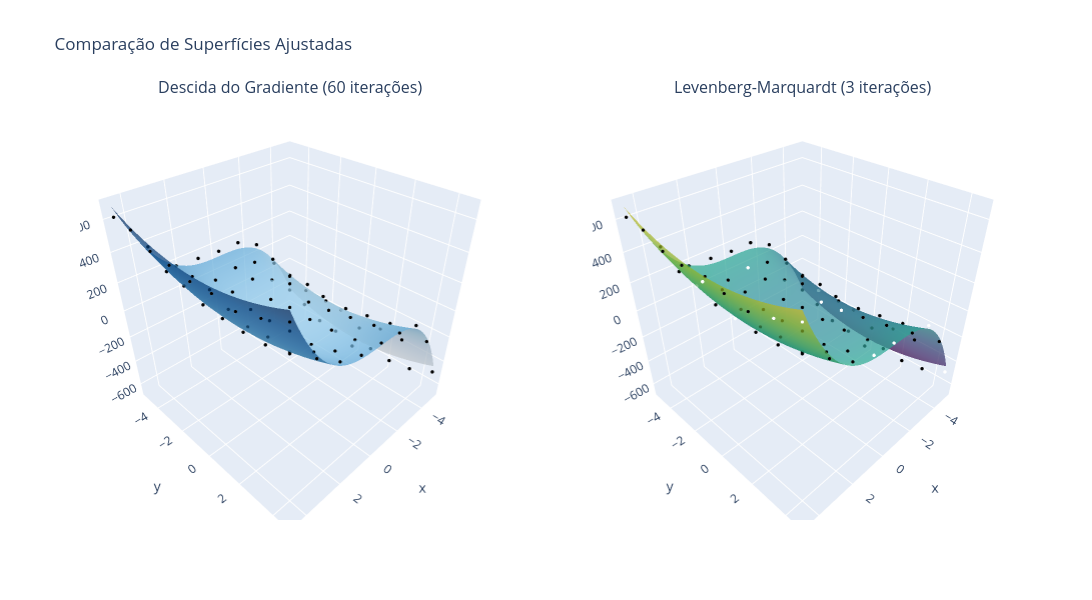

Notebook code cell kept with this figure:
### Markdown cell above
# 2. Comparação dos métodos

### Code cell
def J_RMSE(theta, F_bar, z):
    return np.sqrt(J_MSE(theta, F_bar, z))

def gradiente_J_RMSE(theta, F_bar, z):
    rmse = J_RMSE(theta, F_bar, z)
    if rmse == 0:
        return np.zeros_like(theta)
    return gradiente_J_MSE(theta, F_bar, z) / (2 * rmse)

def r2_score(y_true, y_pred):
    ss_res = np.sum((y_true - y_pred) ** 2)
    ss_tot = np.sum((y_true - np.mean(y_true)) ** 2)
    return 1 - (ss_res / ss_tot)


def descida_gradiente(J, gradiente_J, alpha, x0, args=(), max_iter=10000, tol=1e-8):
    x = np.array(x0, dtype=float)
    x_hist, hist = [], []
    
    Jx = J(x, *args)
    hist.append(f"Iteração 0 : x = {x} -> J(x) = {Jx:.6f}\n")
    x_hist.append(x.copy())
    
    for i in range(max_iter):
        grad = gradiente_J(x, *args)
        xi = x - (alpha * grad)
        
        Jxi = J(xi, *args)
        Jx = J(x, *args)
        
        if np.linalg.norm(xi - x) <= tol or abs(Jxi - Jx) <= tol:
            hist.append(f"Iteração {i + 1} : x = {xi} -> J(x) = {Jxi:.6f} [Convergiu]\n")
            x_hist.append(xi.copy())
            return xi, hist, x_hist
            
        x = xi
        hist.append(f"Iteração {i + 1} : x = {x} -> J(x) = {Jxi:.6f}\n")
        x_hist.append(x.copy())
        
    return x, hist, x_hist

x0 = [0.0, 0.0, 0.0]
alpha_gd = 0.05 

theta_gd, hist_gd, x_hist_gd = descida_gradiente( J_RMSE, gradiente_J_RMSE, alpha_gd, x0, args=(F_zscore, z))

theta_lm, hist_lm, x_hist_lm = levenberg_marquardt(F_zscore, z, x0, alpha0=1e-3)

z_pred_gd = zscore_desnormaliza(modelo(theta_gd, F_zscore), z_mean, z_std)
z_pred_lm = zscore_desnormaliza(modelo(theta_lm, F_zscore), z_mean, z_std)

r2_gd = r2_score(z_raw, z_pred_gd)
r2_lm = r2_score(z_raw, z_pred_lm)

iters_gd = len(x_hist_gd) - 1
iters_lm = len(x_hist_lm) - 1

print("=" * 60)
print(f"{'Método':<22} {'Iterações':>10} {'R² (escala real)':>18}")
print("-" * 60)
print(f"{'Descida do Gradiente':<22} {iters_gd:>10d} {r2_gd:>18.5f}")
print(f"{'Levenberg-Marquardt':<22} {iters_lm:>10d} {r2_lm:>18.5f}")
print("=" * 60)

grid_x = np.linspace(x_raw.min(), x_raw.max(), 40)
grid_y = np.linspace(y_raw.min(), y_raw.max(), 40)
Gx, Gy = np.meshgrid(grid_x, grid_y)

Gx_zscore = (Gx - x_mean) / x_std
Gy_zscore = (Gy - y_mean) / y_std
F_bar_grid = construir_F_bar(Gx_zscore.ravel(), Gy_zscore.ravel())

Gz_gd = zscore_desnormaliza(modelo(theta_gd, F_bar_grid), z_mean, z_std).reshape(Gx.shape)
Gz_lm = zscore_desnormaliza(modelo(theta_lm, F_bar_grid), z_mean, z_std).reshape(Gx.shape)

fig = make_subplots(rows=1, cols=2, specs=[[{'type': 'scene'}, {'type': 'scene'}]], subplot_titles=(f"Descida do Gradiente ({iters_gd} iterações)", f"Levenberg-Marquardt ({iters_lm} iterações)"))

fig.add_trace(go.Scatter3d(x=x_raw, y=y_raw, z=z_raw, mode="markers", marker=dict(size=2, color="black"), showlegend=False), row=1, col=1)
fig.add_trace(go.Surface(x=Gx, y=Gy, z=Gz_gd, opacity=0.7, colorscale="Blues", showscale=False), row=1, col=1)

fig.add_trace(go.Scatter3d(x=x_raw, y=y_raw, z=z_raw, mode="markers", marker=dict(size=2, color="black"), showlegend=False), row=1, col=2)
fig.add_trace(go.Surface(x=Gx, y=Gy, z=Gz_lm, opacity=0.7, colorscale="Viridis", showscale=False),row=1, col=2)

fig.update_layout(title="Comparação de Superfícies Ajustadas", height=600, width=1100)

fig.show()

### Figure 1 — Plotly figure (JSON) as saved in the notebook; plotly's stock layout.template omitted (floating-point values rounded to 4 significant figures; data arrays with more than 128 entries replaced by an {"elided": "..."} marker saying what was removed)
{"data": [{"marker": {"color": "black", "size": 2}, "mode": "markers", "scene": "scene", "showlegend": false, "type": "scatter3d", "x": [-5.0, -5.0, -5.0, -5.0, -5.0, -5.0, -5.0, -5.0, -5.0, -3.8, -3.8, -3.8, -3.8, -3.8, -3.8, -3.8, -3.8, -3.8, -2.6, -2.6, -2.6, -2.6, -2.6, -2.6, -2.6, -2.6, -2.6, -1.4, -1.4, -1.4, -1.4, -1.4, -1.4, -1.4, -1.4, -1.4, -0.2, -0.2, -0.2, -0.2, -0.2, -0.2, -0.2, -0.2, -0.2, 1.0, 1.0, 1.0, 1.0, 1.0, 1.0, 1.0, 1.0, 1.0, 2.2, 2.2, 2.2, 2.2, 2.2, 2.2, 2.2, 2.2, 2.2, 3.4, 3.4, 3.4, 3.4, 3.4, 3.4, 3.4, 3.4, 3.4, 4.6, 4.6, 4.6, 4.6, 4.6, 4.6, 4.6, 4.6, 4.6], "y": [-5.0, -3.8, -2.6, -1.4, -0.2, 1.0, 2.2, 3.4, 4.6, -5.0, -3.8, -2.6, -1.4, -0.2, 1.0, 2.2, 3.4, 4.6, -5.0, -3.8, -2.6, -1.4, -0.2, 1.0, 2.2, 3.4, 4.6, -5.0, -3.8, -2.6, -1.4, -0.2, 1.0, 2.2, 3.4, 4.6, -5.0, -3.8, -2.6, -1.4, -0.2, 1.0, 2.2, 3.4, 4.6, -5.0, -3.8, -2.6, -1.4, -0.2, 1.0, 2.2, 3.4, 4.6, -5.0, -3.8, -2.6, -1.4, -0.2, 1.0, 2.2, 3.4, 4.6, -5.0, -3.8, -2.6, -1.4, -0.2, 1.0, 2.2, 3.4, 4.6, -5.0, -3.8, -2.6, -1.4, -0.2, 1.0, 2.2, 3.4, 4.6], "z": [-459.0, -520.4, -593.0, -606.8, -657.4, -586.1, -598.5, -569.7, -493.1, -142.9, -178.1, -235.0, -209.0, -241.4, -308.3, -226.5, -223.0, -142.5, 75.41, 23.71, -42.78, -34.59, -87.26, -65.33, -35.55, -6.816, 66.7, 152.7, 67.24, 0.7325, 45.21, -15.57, 4.347, 36.58, 67.91, 105.1, 150.6, 94.1, 80.1, 4.504, 25.89, 22.13, 34.32, 58.18, 131.2, 163.3, 72.25, 59.4, 10.31, 13.36, 27.72, 25.95, 78.59, 149.0, 176.5, 170.6, 152.3, 94.19, 57.16, 77.81, 71.56, 170.2, 209.0, 372.3, 275.6, 253.5, 207.1, 200.5, 201.1, 215.0, 257.7, 329.3, 612.7, 595.5, 534.9, 522.4, 502.3, 512.6, 496.1, 545.6, 614.7]}, {"colorscale": [[0, "rgb(247,251,255)"], [0.125, "rgb(222,235,247)"], [0.25, "rgb(198,219,239)"], [0.375, "rgb(158,202,225)"], [0.5, "rgb(107,174,214)"], [0.625, "rgb(66,146,198)"], [0.75, "rgb(33,113,181)"], [0.875, "rgb(8,81,156)"], [1, "rgb(8,48,107)"]], "opacity": 0.7, "scene": "scene", "showscale": false, "type": "surface", "x": {"elided": "40x40 float values"}, "y": {"elided": "40x40 float values"}, "z": {"elided": "40x40 float values"}}, {"marker": {"color": "black", "size": 2}, "mode": "markers", "scene": "scene2", "showlegend": false, "type": "scatter3d", "x": [-5.0, -5.0, -5.0, -5.0, -5.0, -5.0, -5.0, -5.0, -5.0, -3.8, -3.8, -3.8, -3.8, -3.8, -3.8, -3.8, -3.8, -3.8, -2.6, -2.6, -2.6, -2.6, -2.6, -2.6, -2.6, -2.6, -2.6, -1.4, -1.4, -1.4, -1.4, -1.4, -1.4, -1.4, -1.4, -1.4, -0.2, -0.2, -0.2, -0.2, -0.2, -0.2, -0.2, -0.2, -0.2, 1.0, 1.0, 1.0, 1.0, 1.0, 1.0, 1.0, 1.0, 1.0, 2.2, 2.2, 2.2, 2.2, 2.2, 2.2, 2.2, 2.2, 2.2, 3.4, 3.4, 3.4, 3.4, 3.4, 3.4, 3.4, 3.4, 3.4, 4.6, 4.6, 4.6, 4.6, 4.6, 4.6, 4.6, 4.6, 4.6], "y": [-5.0, -3.8, -2.6, -1.4, -0.2, 1.0, 2.2, 3.4, 4.6, -5.0, -3.8, -2.6, -1.4, -0.2, 1.0, 2.2, 3.4, 4.6, -5.0, -3.8, -2.6, -1.4, -0.2, 1.0, 2.2, 3.4, 4.6, -5.0, -3.8, -2.6, -1.4, -0.2, 1.0, 2.2, 3.4, 4.6, -5.0, -3.8, -2.6, -1.4, -0.2, 1.0, 2.2, 3.4, 4.6, -5.0, -3.8, -2.6, -1.4, -0.2, 1.0, 2.2, 3.4, 4.6, -5.0, -3.8, -2.6, -1.4, -0.2, 1.0, 2.2, 3.4, 4.6, -5.0, -3.8, -2.6, -1.4, -0.2, 1.0, 2.2, 3.4, 4.6, -5.0, -3.8, -2.6, -1.4, -0.2, 1.0, 2.2, 3.4, 4.6], "z": [-459.0, -520.4, -593.0, -606.8, -657.4, -586.1, -598.5, -569.7, -493.1, -142.9, -178.1, -235.0, -209.0, -241.4, -308.3, -226.5, -223.0, -142.5, 75.41, 23.71, -42.78, -34.59, -87.26, -65.33, -35.55, -6.816, 66.7, 152.7, 67.24, 0.7325, 45.21, -15.57, 4.347, 36.58, 67.91, 105.1, 150.6, 94.1, 80.1, 4.504, 25.89, 22.13, 34.32, 58.18, 131.2, 163.3, 72.25, 59.4, 10.31, 13.36, 27.72, 25.95, 78.59, 149.0, 176.5, 170.6, 152.3, 94.19, 57.16, 77.81, 71.56, 170.2, 209.0, 372.3, 275.6, 253.5, 207.1, 200.5, 201.1, 215.0, 257.7, 329.3, 612.7, 595.5, 534.9, 522.4, 502.3, 512.6, 496.1, 545.6, 614.7]}, {"colorscale": [[0, "#440154"], [0.1111, "#482878"], [0.2222, "#3e4989"], [0.3333, "#31688e"], [0.4444, "#26828e"], [0.5556, "#1f9e89"], [0.6667, "#35b779"], [0.7778, "#6ece58"], [0.8889, "#b5de2b"], [1, "#fde725"]], "opacity": 0.7, "scene": "scene2", "showscale": false, "type": "surface", "x": {"elided": "40x40 float values"}, "y": {"elided": "40x40 float values"}, "z": {"elided": "40x40 float values"}}], "layout": {"annotations": [{"font": {"size": 16}, "showarrow": false, "text": "Descida do Gradiente (60 iterações)", "x": 0.225, "xanchor": "center", "xref": "paper", "y": 1, "yanchor": "bottom", "yref": "paper"}, {"font": {"size": 16}, "showarrow": false, "text": "Levenberg-Marquardt (3 iterações)", "x": 0.775, "xanchor": "center", "xref": "paper", "y": 1, "yanchor": "bottom", "yref": "paper"}], "height": 600, "scene": {"domain": {"x": [0, 0.45], "y": [0, 1]}}, "scene2": {"domain": {"x": [0.55, 1], "y": [0, 1]}}, "title": {"text": "Comparação de Superfícies Ajustadas"}, "width": 1100}}
